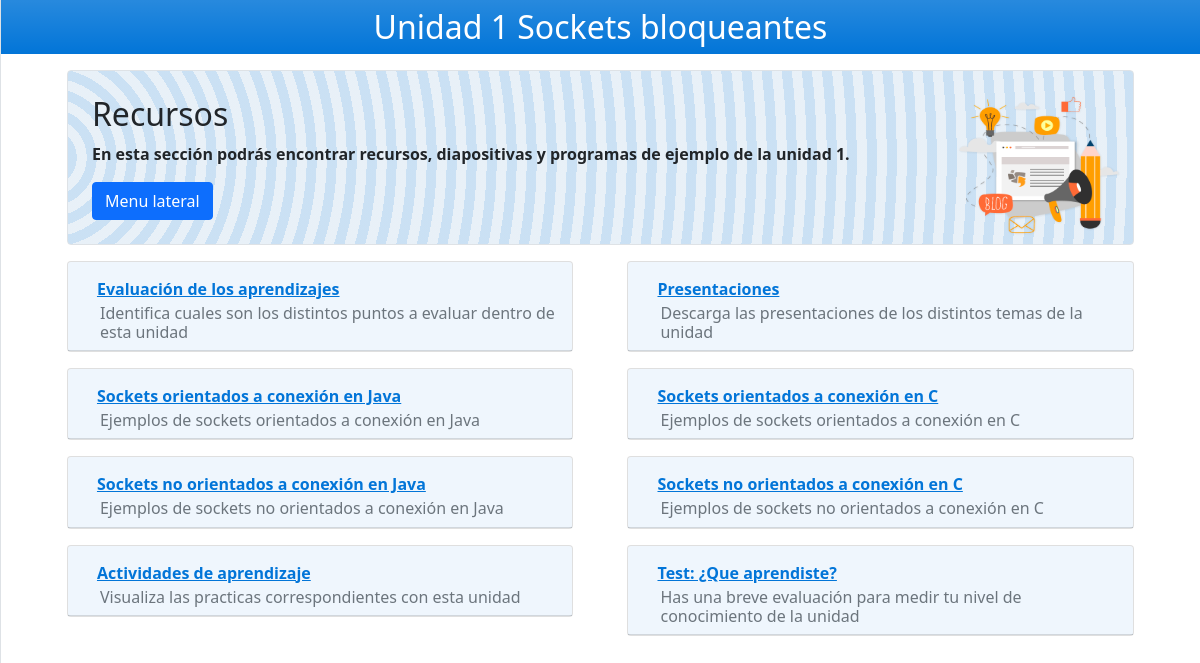
The page /resource/1/ on the database its author committed.
### gestion/models.py (models this page shows, shortened)
class BaseUnit(models.Model):
    class Meta:
        abstract = True
    name = models.CharField(
        max_length=50, help_text="Nombre de la unidad.", verbose_name="Nombre de la unidad"
    )
    order = models.PositiveIntegerField(
        unique=True, help_text="Índice de la unidad (usado para ordenar cada unidad).", verbose_name="Índice"
    )

class Unit(BaseUnit):
    class Meta:
        ordering = ("order",)
    goal = models.CharField(
        max_length=200, default="Ejemplo", help_text="Objetivo de la materia.", verbose_name="Objetivo"
    )
    header_color = ColorField(default="#000000", help_text="Color de la barra principal.")

class UnitResource(BaseUnit):
    class Meta:
        ordering = ("order",)
    parent = models.ForeignKey(
        Unit,
        on_delete=models.CASCADE,
        related_name="ResourceUnit",
        help_text="Sección padre de este recurso.",
        verbose_name="Sección padre",
    )
    contents = models.TextField(help_text="Contenidos (HTML) para este recurso.", max_length=1000)
    subtitle = models.TextField(max_length=9000, help_text="Subtítulo, opcional.", blank=True, null=True)
    order_as_str = models.CharField(
        max_length=10,
        unique=True,
        help_text="Índice a mostrar en el sitio (Ej: 1.2.3).",
        verbose_name="Índice (temario)",
    )

### gestion/views.py (the view)
# urls.py: path("resource/<int:order>/", views.resource, name="resource")
def resource(request, order: int):
    if this_unit := Unit.objects.filter(order=order).first():
        return render(
            request,
            "resource.html",
            context={
                "this_unit": this_unit,
                "units": Unit.objects.all(),
                "resources": UnitResource.objects.filter(parent=this_unit),
            },
        )
    raise Http404()

### gestion/templates/resource.html (shortened to what this page needs)
{% extends 'base.html' %}
{% load static %}
{% block content %}
	<div style="padding-top: 0px;">
        <div class="text-white text-center mx-auto p-2 bg-gradient " style="background-color: {{ this_unit.header_color }};">
			<h2 style="margin-bottom: 0"> Unidad {{ this_unit.order }} {{ this_unit.name }}</h2>
        </div>
        <div class="col col-md-11 p-3 mx-auto">
            <img src="{% static 'main/content.png'%}" width="190" height="190" class="d-inline-block align-top float-right" alt="">
            <div class="bg-light p-4 rounded border border_acccent soft_accent">
                <h2 id="objetivo">Recursos</h2>
                <p class="font-weight-bold">
                	En esta sección podrás encontrar recursos, diapositivas y programas de ejemplo de la unidad {{ this_unit.order }}.
                </p>
                <button class="btn btn-primary text-white" id="sidebarToggle">Menu lateral</button>
            </div>
            <div class="p-2">
            </div>
            <div class="card-deck">
                <div class="row">
                {% for item in resources %}
                    <div class="col col-md-6 mb-3">
                        <div class="card">
                            <div class="card-header softer_accent" id="heading_{{item.order}}">
                                <button class="btn btn-link font-weight-bold" data-toggle="collapse" data-target="#collapse_{{item.order}}"
                                    aria-expanded="true" aria-controls="collapse_{{item.order}}">
                                     {{item.name}}
                                </button>
                                {% if item.subtitle %}
                                    <h6 class="card-subtitle ml-3 text-muted">{{ item.subtitle }}</h6>
                                {% endif %}
                            </div>
                        </div>
                    </div>
                {% endfor %}
                </div>
            </div>
        </div>
    </div>
</div>
{% endblock %}

### rows shown on the page
Unit: order "1", name "Sockets bloqueantes"
UnitResource: name "Evaluación de los aprendizajes", subtitle "Identifica cuales son los distintos puntos a evaluar dentro de esta unidad"
UnitResource: name "Presentaciones", subtitle "Descarga las presentaciones de los distintos temas de la unidad"
UnitResource: name "Sockets orientados a conexión en Java", subtitle "Ejemplos de sockets orientados a conexión en Java"
UnitResource: name "Sockets orientados a conexión en C", subtitle "Ejemplos de sockets orientados a conexión en C"
UnitResource: name "Sockets no orientados a conexión en Java", subtitle "Ejemplos de sockets no orientados a conexión en Java"
UnitResource: name "Sockets no orientados a conexión en C", subtitle "Ejemplos de sockets no orientados a conexión en C"
UnitResource: name "Actividades de aprendizaje", subtitle "Visualiza las practicas correspondientes con esta unidad"
UnitResource: name "Test: ¿Que aprendiste?", subtitle "Has una breve evaluación para medir tu nivel de conocimiento de la unidad"
